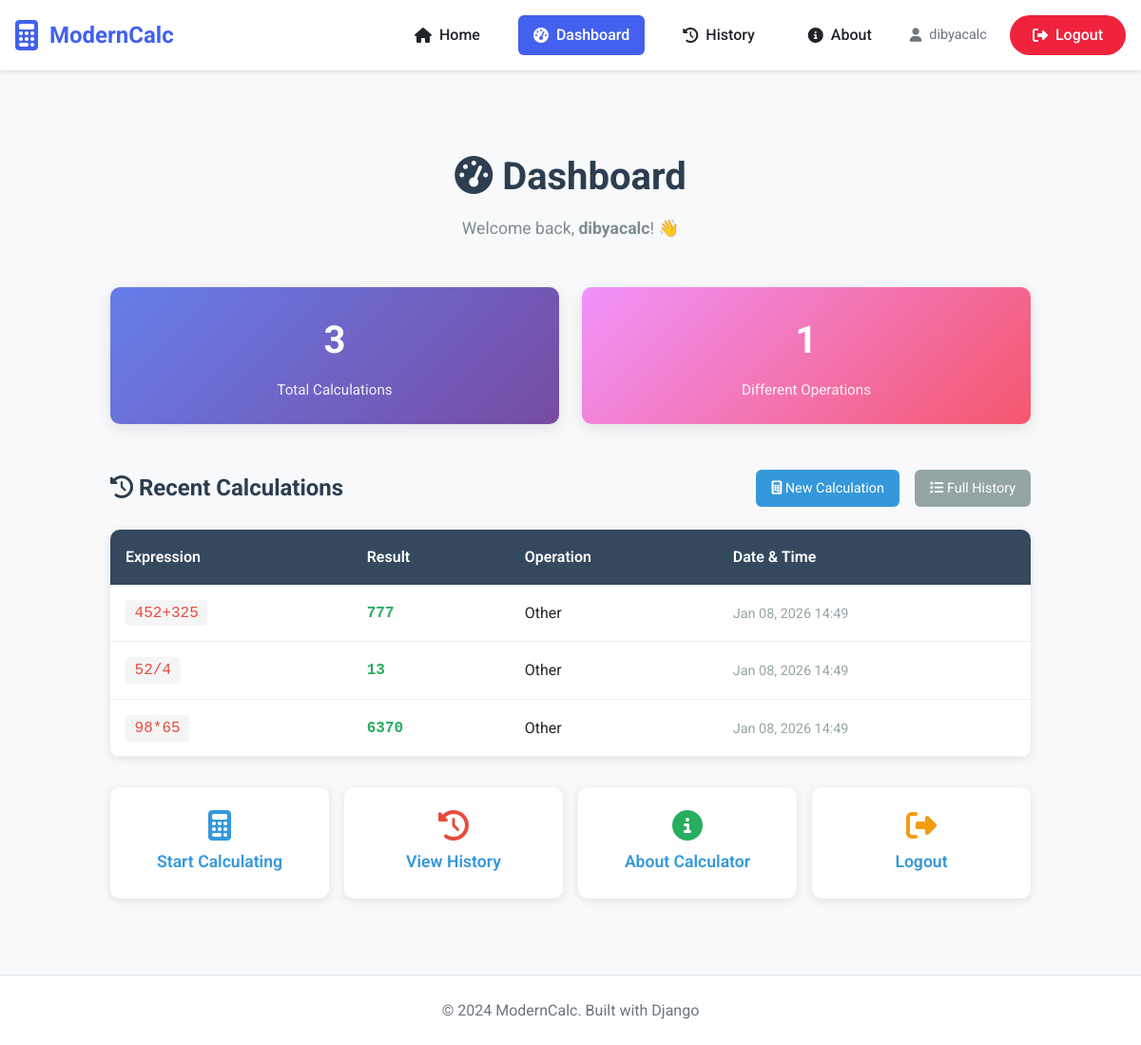
The page /dashboard/ (signed in) on the database its author committed.
### calculator/models.py (models this page shows, shortened)
class Calculation(models.Model):
    OPERATION_CHOICES = [
        ('add', 'Addition'),
        ('subtract', 'Subtraction'),
        ('multiply', 'Multiplication'),
        ('divide', 'Division'),
        ('power', 'Power'),
        ('sqrt', 'Square Root'),
        ('sin', 'Sine'),
        ('cos', 'Cosine'),
        ('tan', 'Tangent'),
        ('log', 'Logarithm'),
        ('other', 'Other'),
    ]
    user = models.ForeignKey(User, on_delete=models.CASCADE, null=True, blank=True)
    operation = models.CharField(max_length=20, choices=OPERATION_CHOICES, default='other')
    expression = models.CharField(max_length=255)
    result = models.CharField(max_length=255)
    created_at = models.DateTimeField(default=timezone.now)

### calculator/views.py (the view)
# urls.py: path('dashboard/', views.dashboard, name='dashboard'),
@login_required(login_url='calculator:login')
def dashboard(request):
    user = request.user
    total_calculations = Calculation.objects.filter(user=user).count()
    recent_calculations = Calculation.objects.filter(user=user).order_by('-created_at')[:10]
    operations = Calculation.objects.filter(user=user).values('operation').distinct().count()
    context = {
        'title': 'Dashboard',
        'user': user,
        'total_calculations': total_calculations,
        'recent_calculations': recent_calculations,
        'operations_count': operations,
    }
    return render(request, 'calculator/dashboard.html', context)

### calculator/templates/calculator/dashboard.html (shortened to what this page needs)
{% extends 'base.html' %}
{% load static %}
{% block content %}
<div class="dashboard-container">
    <div class="dashboard-header">
        <h1><i class="fas fa-tachometer-alt"></i> Dashboard</h1>
        <p class="welcome-message">Welcome back, <strong>{{ user.first_name|default:user.username }}</strong>! 👋</p>
    </div>
    <div class="stats-grid">
        <div class="stat-card">
            <div class="stat-number">{{ total_calculations }}</div>
            <div class="stat-label">Total Calculations</div>
        </div>
        <div class="stat-card card-2">
            <div class="stat-number">{{ operations_count }}</div>
            <div class="stat-label">Different Operations</div>
        </div>
    </div>
    <div class="section-header">
        <h2><i class="fas fa-history"></i> Recent Calculations</h2>
        <div class="section-actions">
            <a href="{% url 'calculator:index' %}" class="btn-action">
                <i class="fas fa-calculator"></i> New Calculation
            </a>
            <a href="{% url 'calculator:history' %}" class="btn-action secondary">
                <i class="fas fa-list"></i> Full History
            </a>
        </div>
    </div>
    {% if recent_calculations %}
    <table class="calculations-table">
        <thead>
            <tr>
                <th>Expression</th>
                <th>Result</th>
                <th>Operation</th>
                <th>Date & Time</th>
            </tr>
        </thead>
        <tbody>
            {% for calc in recent_calculations %}
            <tr>
                <td><span class="calculation-expression">{{ calc.expression }}</span></td>
                <td><span class="calculation-result">{{ calc.result }}</span></td>
                <td>{{ calc.get_operation_display }}</td>
                <td><span class="calculation-time">{{ calc.created_at|date:"M d, Y H:i" }}</span></td>
            </tr>
            {% endfor %}
        </tbody>
    </table>
    {% endif %}
    <div class="quick-actions">
        <div class="action-card">
            <i class="fas fa-calculator" style="color: #3498db;"></i>
            <a href="{% url 'calculator:index' %}">Start Calculating</a>
        </div>
        <div class="action-card">
            <i class="fas fa-history" style="color: #e74c3c;"></i>
            <a href="{% url 'calculator:history' %}">View History</a>
        </div>
        <div class="action-card">
            <i class="fas fa-info-circle" style="color: #27ae60;"></i>
            <a href="{% url 'calculator:about' %}">About Calculator</a>
        </div>
        <div class="action-card">
            <i class="fas fa-sign-out-alt" style="color: #f39c12;"></i>
            <a href="{% url 'calculator:logout' %}">Logout</a>
        </div>
    </div>
</div>
{% endblock %}

### templates/base.html (shortened to what this page needs)
<!DOCTYPE html>
{% load static %}
<html lang="en">
<head>
    <link rel="stylesheet" href="{% static 'calculator/css/style.css' %}">
    <link rel="stylesheet" href="https://cdnjs.cloudflare.com/ajax/libs/font-awesome/6.4.0/css/all.min.css">
</head>
<body>
    <div class="app-container">
        <header class="app-header">
            <div class="container">
                <nav class="navbar">
                    <div class="logo">
                        <i class="fas fa-calculator"></i>
                        <span>ModernCalc</span>
                    </div>
                    <ul class="nav-menu">
                        <li><a href="{% url 'calculator:index' %}" class="{% if request.resolver_match.url_name == 'index' %}active{% endif %}"><i class="fas fa-home"></i> Home</a></li>
                        {% if user.is_authenticated %}
                        <li><a href="{% url 'calculator:dashboard' %}" class="{% if request.resolver_match.url_name == 'dashboard' %}active{% endif %}"><i class="fas fa-tachometer-alt"></i> Dashboard</a></li>
                        <li><a href="{% url 'calculator:history' %}" class="{% if request.resolver_match.url_name == 'history' %}active{% endif %}"><i class="fas fa-history"></i> History</a></li>
                        {% endif %}
                        <li><a href="{% url 'calculator:about' %}" class="{% if request.resolver_match.url_name == 'about' %}active{% endif %}"><i class="fas fa-info-circle"></i> About</a></li>
                        {% if user.is_authenticated %}
                        <li><span class="user-greeting"><i class="fas fa-user"></i> {{ user.username }}</span></li>
                        <li><a href="{% url 'calculator:logout' %}" class="logout-btn"><i class="fas fa-sign-out-alt"></i> Logout</a></li>
                        {% else %}
                        <li><a href="{% url 'calculator:login' %}" class="login-btn"><i class="fas fa-sign-in-alt"></i> Login</a></li>
                        <li><a href="{% url 'calculator:register' %}" class="register-btn"><i class="fas fa-user-plus"></i> Register</a></li>
                        {% endif %}
                    </ul>
                </nav>
            </div>
        </header>
        <main class="main-content">
            <div class="container">
                {% block content %}
                {% endblock %}
            </div>
        </main>
        <footer class="app-footer">
            <div class="container">
                <p>&copy; 2024 ModernCalc. Built with Django</p>
            </div>
        </footer>
    </div>
</body>
</html>

### calculator/static/calculator/css/style.css (style rules this page uses)
* { margin: 0; padding: 0; box-sizing: border-box; }
body { font-family: 'Roboto', sans-serif; background-color: #f8f9fa; color: #212529; line-height: 1.6; }
.container { max-width: 1200px; margin: 0 auto; padding: 0 1rem; }
.app-header { background-color: #ffffff; box-shadow: 0 2px 4px rgba(0,0,0,0.1); padding: 1rem 0; position: sticky; top: 0; z-index: 1000; }
.navbar { display: flex; justify-content: space-between; align-items: center; }
.logo { display: flex; align-items: center; gap: 0.75rem; font-size: 1.5rem; font-weight: 700; color: #4361ee; }
.logo i { font-size: 2rem; }
.nav-menu { display: flex; list-style: none; gap: 1.5rem; align-items: center; }
.nav-menu a { text-decoration: none; color: #212529; font-weight: 500; padding: 0.5rem 1rem; border-radius: 6px; transition: all 0.3s ease; display: flex; align-items: center; gap: 0.5rem; }
.nav-menu a:hover, .nav-menu a.active { background-color: #4361ee; color: white; }
.user-greeting { color: #6c757d; font-size: 0.9rem; display: flex; align-items: center; gap: 0.5rem; }
.login-btn, .logout-btn, .register-btn { padding: 0.5rem 1.5rem !important; border-radius: 25px !important; }
.logout-btn { background-color: #ef233c; color: white !important; }
.main-content { min-height: calc(100vh - 140px); padding: 2rem 0; }
.stat-card { background-color: #f8f9fa; padding: 1.5rem; border-radius: 8px; text-align: center; }
.app-footer { background-color: white; padding: 1.5rem 0; border-top: 1px solid #dee2e6; }
.app-footer p { text-align: center; color: #6c757d; }

### calculator/templates/calculator/dashboard.html (style rules this page uses)
.dashboard-container { max-width: 1000px; margin: 2rem auto; padding: 1rem; }
.dashboard-header { text-align: center; margin-bottom: 3rem; }
.dashboard-header h1 { color: #2c3e50; font-size: 2.5rem; margin-bottom: 0.5rem; }
.welcome-message { color: #7f8c8d; font-size: 1.1rem; }
.stats-grid { display: grid; grid-template-columns: repeat(auto-fit, minmax(200px, 1fr)); gap: 1.5rem; margin-bottom: 3rem; }
.stat-card { background: linear-gradient(135deg, #667eea 0%, #764ba2 100%); color: white; padding: 1.5rem; border-radius: 10px; box-shadow: 0 4px 15px rgba(0, 0, 0, 0.1); text-align: center; transition: transform 0.3s ease, box-shadow 0.3s ease; }
.stat-card.card-2 { background: linear-gradient(135deg, #f093fb 0%, #f5576c 100%); }
.stat-number { font-size: 2.5rem; font-weight: 700; margin-bottom: 0.5rem; }
.stat-label { font-size: 0.95rem; opacity: 0.9; }
.section-header { display: flex; justify-content: space-between; align-items: center; margin-bottom: 1.5rem; margin-top: 2rem; }
.section-header h2 { color: #2c3e50; font-size: 1.5rem; margin: 0; }
.section-actions { display: flex; gap: 1rem; }
.btn-action { padding: 0.5rem 1rem; background-color: #3498db; color: white; border: none; border-radius: 6px; font-size: 0.9rem; cursor: pointer; text-decoration: none; transition: background-color 0.3s ease; }
.btn-action.secondary { background-color: #95a5a6; }
.calculations-table { width: 100%; border-collapse: collapse; background: white; border-radius: 10px; overflow: hidden; box-shadow: 0 2px 10px rgba(0, 0, 0, 0.1); }
.calculations-table thead { background-color: #34495e; color: white; }
.calculations-table th { padding: 1rem; text-align: left; font-weight: 600; }
.calculations-table td { padding: 1rem; border-bottom: 1px solid #ecf0f1; }
.calculation-expression { font-family: 'Courier New', monospace; background-color: #f5f5f5; padding: 0.3rem 0.6rem; border-radius: 4px; color: #e74c3c; }
.calculation-result { font-family: 'Courier New', monospace; font-weight: 600; color: #27ae60; }
.calculation-time { color: #95a5a6; font-size: 0.9rem; }
.quick-actions { display: grid; grid-template-columns: repeat(auto-fit, minmax(200px, 1fr)); gap: 1rem; margin-top: 2rem; }
.action-card { background: white; padding: 1.5rem; border-radius: 10px; box-shadow: 0 2px 10px rgba(0, 0, 0, 0.1); text-align: center; transition: transform 0.3s ease; }
.action-card a { display: block; color: #3498db; text-decoration: none; font-weight: 600; font-size: 1.1rem; }
.action-card i { font-size: 2rem; margin-bottom: 0.5rem; display: block; }

### rows shown on the page
Calculation: expression "452+325", result "777", operation "Other", created_at "Jan 08, 2026 14:49"
Calculation: expression "52/4", result "13", operation "Other", created_at "Jan 08, 2026 14:49"
Calculation: expression "98*65", result "6370", operation "Other", created_at "Jan 08, 2026 14:49"

### other values the page prints
{{ user.username }} "dibyacalc"
{{ user.first_name|default:user.username }} "dibyacalc"
{{ total_calculations }} "3"
{{ operations_count }} "1"
